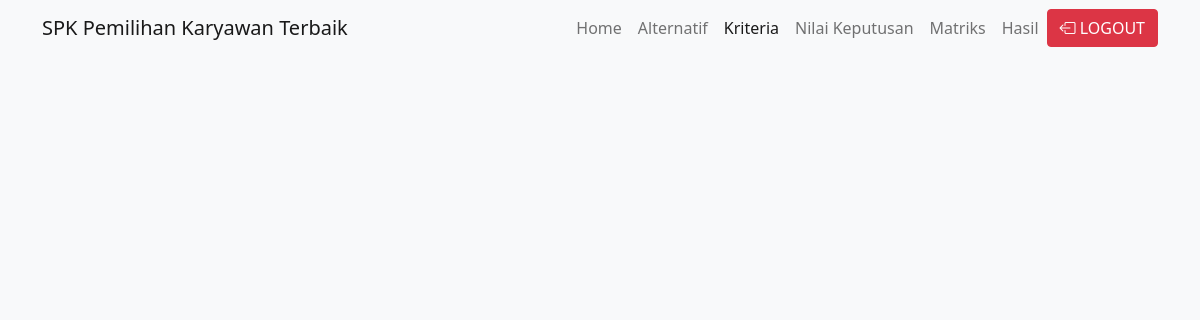
The page /kriteria.php (signed in) on the database as committed earlier.
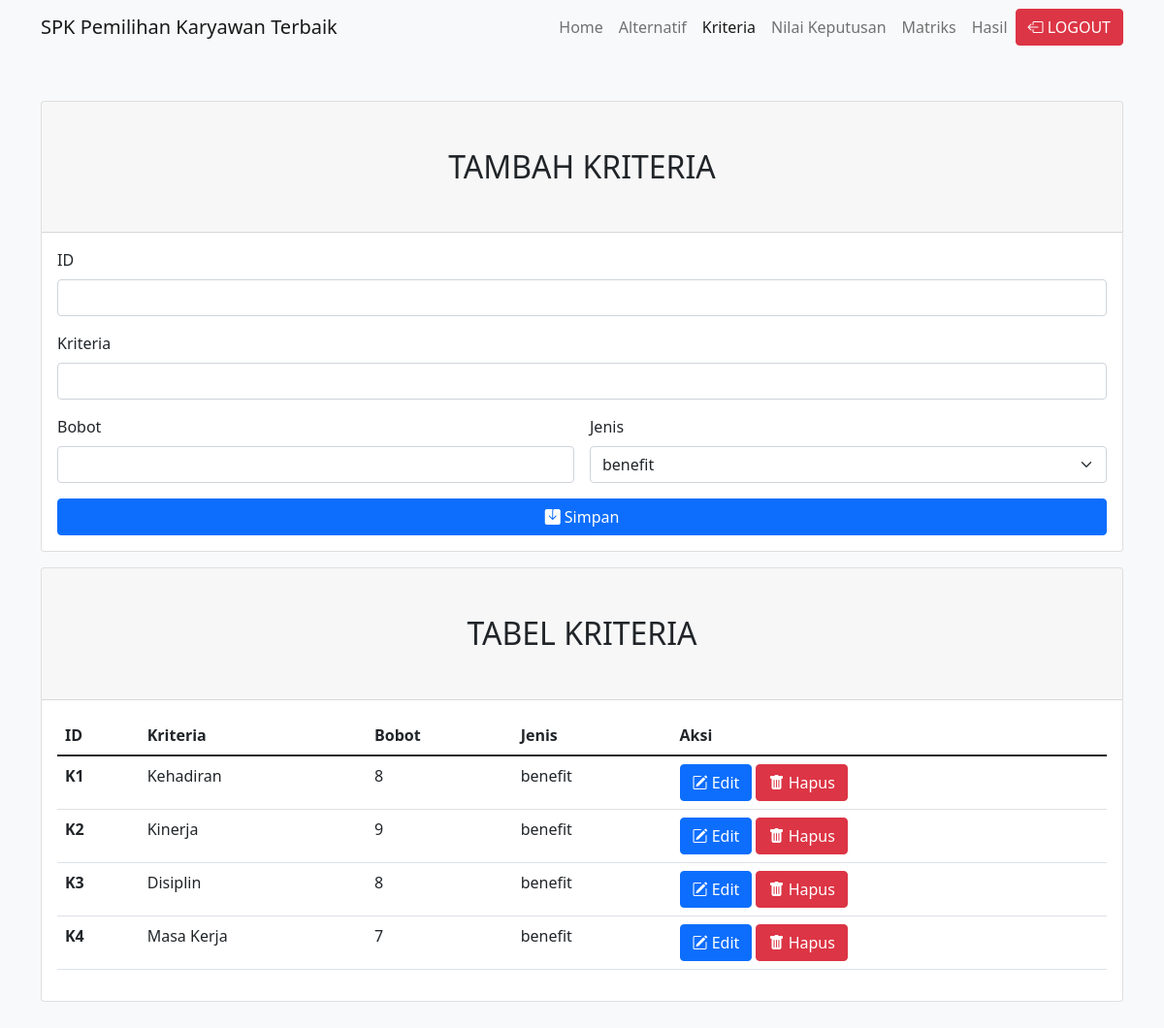
The same page on the database as committed later.
### tables this page shows
CREATE TABLE `kriteria` (
  `id` varchar(3) NOT NULL,
  `nama` varchar(55) NOT NULL,
  `bobot` int(11) NOT NULL,
  `jenis` varchar(7) NOT NULL
);

### kriteria.php (the view, shortened to what the changed rows need)
<!DOCTYPE html>
<html>
<head>
    <link rel="stylesheet" href="assets/css/bootstrap.min.css" />
    <link rel="stylesheet" href="https://cdn.jsdelivr.net/npm/bootstrap-icons@1.6.1/font/bootstrap-icons.css">
    <link rel="stylesheet" type="text/css"
        href="https://cdn.datatables.net/v/bs5/dt-1.11.3/r-2.2.9/datatables.min.css" />
    <link rel="stylesheet"
        href="https://cdnjs.cloudflare.com/ajax/libs/twitter-bootstrap/5.1.3/css/bootstrap.min.css" />
</head>
<body class="bg-light">
    <?php
    if (empty($_SESSION['status'])) {
    ?>
        <main class="container py-5">
            <span>Anda belum login, silahkan login terlebih dahulu</span>
        </main>
    <?php
    } else if ($_SESSION['status'] == 'pimpinan') {
    ?>
        <main class="container py-5">
            <span>Hanya Admin yang dapat mengakses halaman ini</span>
        </main>
    <?php
    } else if ($_SESSION['status'] == 'admin') {
    ?>
        <main class="container py-5">
            <form class="card mb-3" method="post" action="tambah_kriteria.php">
                <h2 class="card-header py-5 text-center">TAMBAH KRITERIA</h2>
                <div class="card-body">
                    <div class="mb-3">
                        <label class="form-label">ID</label>
                        <input class="form-control" name="id" type="text" />
                    </div>
                    <div class="mb-3">
                        <label class="form-label">Kriteria</label>
                        <input class="form-control" name="kriteria" type="text" />
                    </div>
                    <div class="row g-3 mb-3">
                        <div class="col">
                            <label class="form-label">Bobot</label>
                            <input class="form-control" name="bobot" type="number" />
                        </div>
                        <div class="col">
                            <label class="form-label">Jenis</label>
                            <select class="form-select" name="jenis">
                                <option value="benefit">benefit</option>
                            </select>
                        </div>
                    </div>
                    <button type="submit" class="btn btn-primary" style="width: 100%;"><i class="bi bi-save-fill"></i>
                        Simpan</button>
                </div>
            </form>
            <div class="card">
                <h2 class="card-header py-5 text-center">TABEL KRITERIA</h2>
                <div class="card-body">
                    <table class="table nowrap" style="width: 100%;">
                        <thead>
                            <tr>
                                <th scope="col">ID</th>
                                <th scope="col">Kriteria</th>
                                <th scope="col">Bobot</th>
                                <th scope="col">Jenis</th>
                                <th scope="col">Aksi</th>
                            </tr>
                        </thead>
                        <tbody>
                            <?php
                            include('koneksi.php');
                            $sql = 'SELECT * FROM kriteria';
                            $result = mysqli_query($conn, $sql);
                            while ($row = mysqli_fetch_array($result)) {
                            ?>
                                <tr>
                                    <th scope="row"><?php echo $row['id'] ?></th>
                                    <td><?php echo $row['nama'] ?></td>
                                    <td><?php echo $row['bobot'] ?></td>
                                    <td><?php echo $row['jenis'] ?></td>
                                    <td><a type="button" class="btn btn-primary" data-bs-toggle="modal"
                                            data-bs-target="#modalEdit<?php echo $row['id']; ?>"><i
                                                class="bi bi-pencil-square"></i> Edit</a>
                                        <a class="btn btn-danger" href="hapus_kriteria.php?id=<?php echo $row['id'] ?>"
                                            onclick="return confirm('Apakah anda ingin menghapus kriteria <?php echo $row['nama'] ?>')"><i
                                                class="bi bi-trash-fill"></i> Hapus</a>
                                    </td>
                                </tr>
                            <?php
                            }
                            ?>
                        </tbody>
                    </table>
                </div>
            </div>
        </main>
    <?php
    }
    ?>
</body>
</html>

Rows that differ between the two databases and show on the page:
now on this page (row edited): kriteria: id "K1", nama "Kehadiran", bobot "8", jenis "benefit"
now on this page (row edited): kriteria: id "K2", nama "Kinerja", bobot "9", jenis "benefit"
now on this page (row edited): kriteria: id "K3", nama "Disiplin", bobot "8", jenis "benefit"
now on this page (row edited): kriteria: id "K4", nama "Masa Kerja", bobot "7", jenis "benefit"
Other text that changed with them:
form field jenis: (not shown) → "benefit"
text now shown: "TAMBAH KRITERIA ID Kriteria Bobot Jenis Simpan TABEL KRITERIA ID Kriteria Bobot Jenis Aksi"
